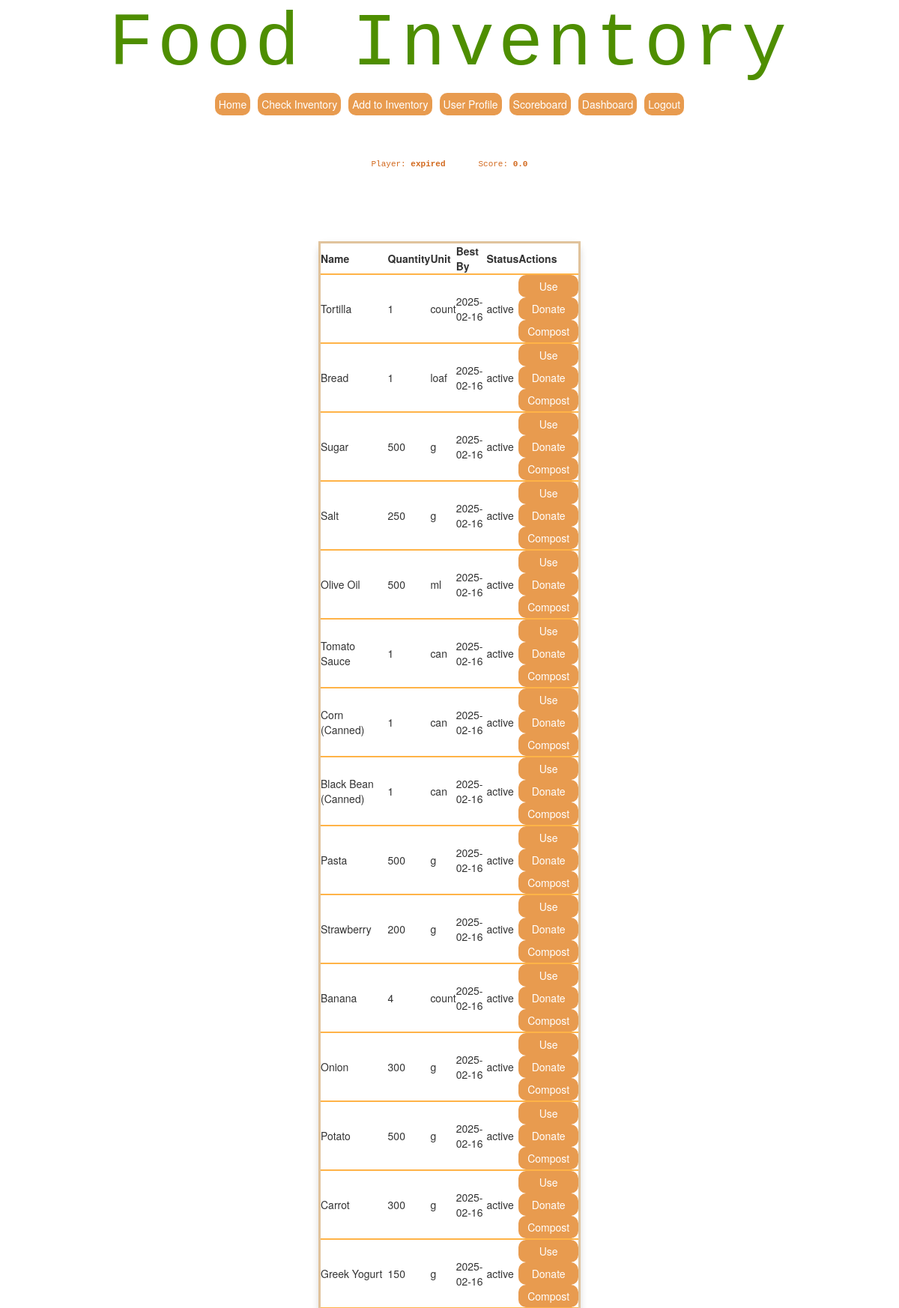
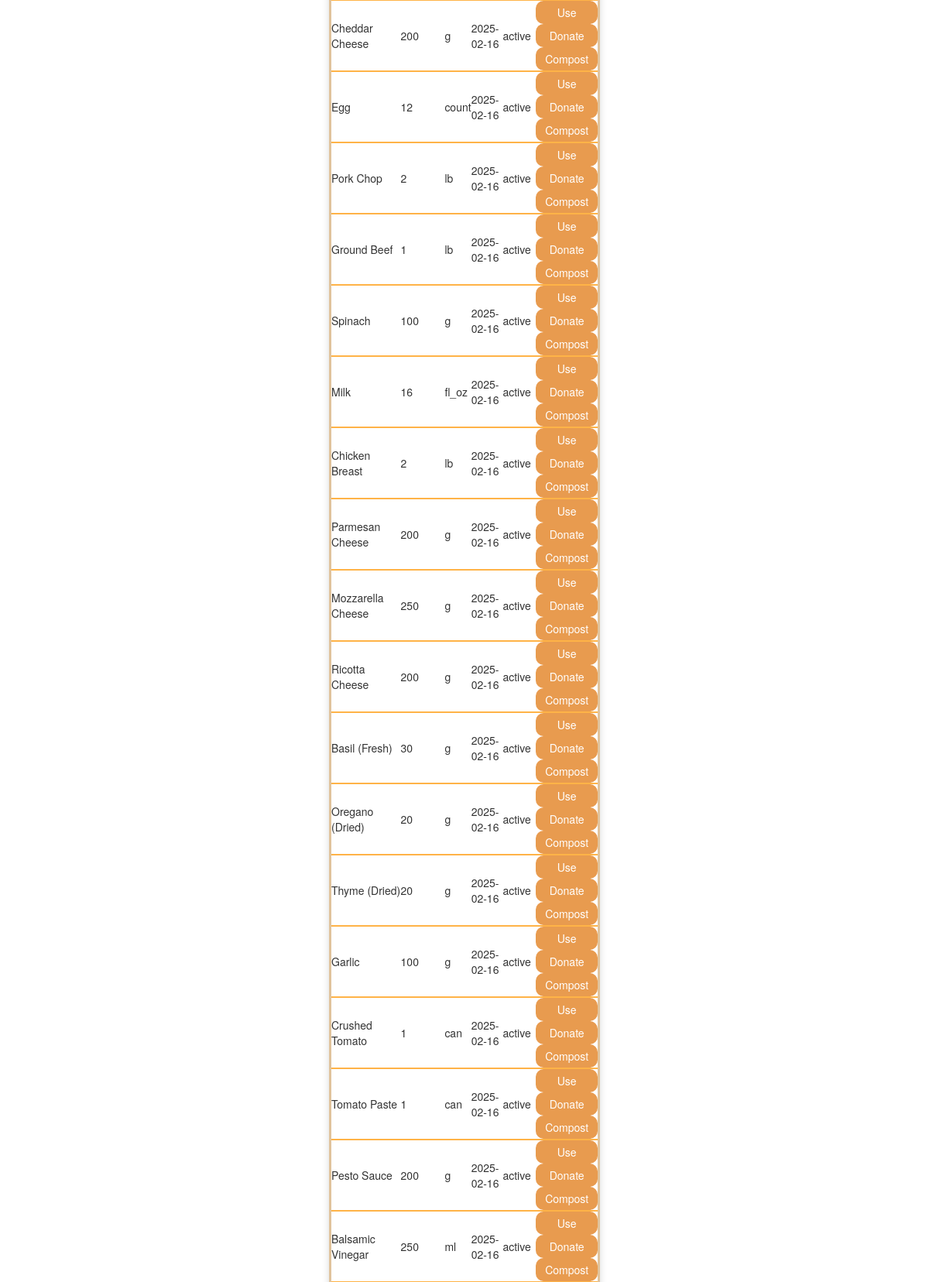
/inventory (signed in, upper part), run on the app's committed database (2 pictures, top to bottom).
### tables this page shows
CREATE TABLE players (
    id INTEGER PRIMARY KEY AUTOINCREMENT,
    name TEXT NOT NULL,
    username TEXT NOT NULL UNIQUE,
    password_hash TEXT NOT NULL,
    profile_picture TEXT,
    food_allergies TEXT "", 
    dietary_needs TEXT "",
    score REAL NOT NULL DEFAULT 0
);

CREATE TABLE inventory (
    id INTEGER PRIMARY KEY AUTOINCREMENT,
    player_id INTEGER NOT NULL,
    name TEXT NOT NULL,
    category TEXT NOT NULL,
    quantity INTEGER NOT NULL,
    unit TEXT NOT NULL,
    measurement_type TEXT NOT NULL,
    quantity_grams REAL,
    quantity_ml REAL,
    purchase_date TEXT,
    best_by TEXT NOT NULL,
    raw_meat BOOLEAN DEFAULT 0,
    perishable BOOLEAN DEFAULT 1,
    opened BOOLEAN DEFAULT 0,
    donation_allowed BOOLEAN DEFAULT 1,
    decomposition_flag BOOLEAN DEFAULT 0,
    price REAL NOT NULL,
    status TEXT NOT NULL DEFAULT 'active',
    FOREIGN KEY (player_id) REFERENCES players(id)
);

### src/app.py (the view, shortened to what this page needs)
@app.route("/inventory",methods=["GET", "POST"])
@login_required
def inventory_page():
    from openrouterllm import Ai_Chat   #importing everything from openrouterllm
    from validator import recipe_validator #importing everything from openrouterllm
    player_id = session["player_id"]
    db = get_db()
    current_player = db.execute(
        "SELECT * FROM players WHERE id = ?", (player_id,)
    ).fetchone()
    items = db.execute(
        "SELECT * FROM inventory WHERE player_id = ? ORDER BY best_by ASC",
        (player_id,)
    ).fetchall()
    Response = None    #So errors dont occur
    db.close()
    return render_template(
        "InventoryPage.html",
        items=items,
        current_player=current_player,
        Response=Response
    )

### src/app.py (called while the page is built)
def get_db():
    conn = sqlite3.connect("src/instance/inventory.db")
    conn.row_factory = sqlite3.Row
    return conn

def login_required(f):
    from functools import wraps
    @wraps(f)
    def wrapper(*args, **kwargs):
        if "player_id" not in session:
            return redirect("/login")
        return f(*args, **kwargs)
    return wrapper

### src/templates/InventoryPage.html (shortened to what this page needs)
{% extends '0-MainPageSetup.html' %}
{% block head %}
<link rel="stylesheet" href="{{ url_for('static', filename='css/homestyle.css') }}">
{% endblock %}
{% block body %}
<div class="welcome1">
    <h1>Food Inventory</h1>
    {% include 'Menu.html' %}
</div>
<div class="body">
    <center>
        <p class="text">Player: <strong>{{ current_player.name }}</strong></p>
        <p class="text">Score: <strong>{{ current_player.score  }}</strong></p>
    </center>
</div>
<div class="body">
    <div class="table-container">
        <table class="kawaii-table" id="inventoryTable">
            <thead>
                <tr>
                    <th>Name</th>
                    <th>Quantity</th>
                    <th>Unit</th>
                    <th>Best By</th>
                    <th>Status</th>
                    <th>Actions</th>
                </tr>
            </thead>
            <tbody>
                {% for item in items %}
                <tr>
                    <td data-label="Name:">{{ item.name }}</td>
                    <td data-label="Quantity:">{{ item.quantity }}</td>
                    <td data-label="Unit:">{{ item.unit }}</td>
                    <td data-label="Best By Date:">{{ item.best_by }}</td>
                    <td data-label="Status:">{{ item.status }}</td>
                    <td>
                        {% if item.status == 'active' %}
                            <form action="{{ url_for('use_item', item_id=item.id, player_id=current_player.id) }}" method="POST" style="display:inline;">
                                <button type="submit" class="kawaii-lil-btn">Use</button>
                            </form>
                            <form action="{{ url_for('donate_item', item_id=item.id, player_id=current_player.id) }}" method="POST" style="display:inline;">
                                <button type="submit" class="kawaii-lil-btn">Donate</button>
                            </form>
                            <form action="{{ url_for('compost_item', item_id=item.id, player_id=current_player.id) }}" method="POST" style="display:inline;">
                                <button type="submit" class="kawaii-lil-btn">Compost</button>
                            </form>
                        {% endif %}
                    </td>
                </tr>
                {% endfor %}
            </tbody>
        </table>
    </div>
    <br /><br />
</div>
{% endblock %}

### src/templates/0-MainPageSetup.html (shortened to what this page needs)
<!DOCTYPE html>
<html>
<head>
    <link rel ="stylesheet" href="{{url_for('static',filename='css/mainstyle.css') }}">
    <link rel="stylesheet" href="https://maxcdn.bootstrapcdn.com/bootstrap/3.4.0/css/bootstrap.min.css">
    {%block head%}{%endblock%}
</head>
<body>
    {%block body%}
    {%endblock%}
</body>
</html>

### src/templates/Menu.html
<div class="kuwaii_menu_row">
    <a href="{{ url_for('home_page') }}" class="text">
        <button type="submit" class="kawaii-lil-btn" width="25px">Home</button>
    </a>
    <a href="{{ url_for('inventory_page') }}" class="text">
        <button type="submit" class="kawaii-lil-btn" width="25px">Check Inventory</button>
    </a>
    <a href="{{ url_for('add_item_page') }}" class="text">
        <button type="submit" class="kawaii-lil-btn">Add to Inventory</button>
    </a>
    <a href="{{ url_for('userprofile') }}" class="text">
        <button type="submit" class="kawaii-lil-btn">User Profile</button>
    </a>
    <a href="{{ url_for('scoreboard') }}" class="text">
        <button class="kawaii-lil-btn">Scoreboard</button>
    </a>
    <a href="{{ url_for('dashboard') }}" class="text">
        <button type="submit" class="kawaii-lil-btn">Dashboard</button>
    </a>
    <a href="{{ url_for('logout') }}" class="text">
        <button type="submit" class="kawaii-lil-btn">Logout</button>
    </a>
</div>

### src/static/css/mainstyle.css (style rules this page uses)
* { margin: 0; padding: 0; box-sizing: border-box; }
body { font-family: 'Andale Mono', 'Courier New', monospace; }
.body { width: 100%; max-width: 600px; margin: 0 auto; padding: 16px; }
.body .text { font-family: 'Andale Mono', 'Courier New', monospace; display: inline-block; text-align: center; padding: 12px 20px; margin: 10px auto; color: chocolate; font-size: 1.1rem; }

### src/static/css/homestyle.css (style rules this page uses)
* { margin: 0; padding: 0; box-sizing: border-box; }
.body { width: 100%; max-width: 80%; margin: 0 auto; padding: 16px; }
.table-container { width: 100%; max-width: 1430px; margin: 0 auto; display: flex; justify-content: center; overflow-x: auto; padding-bottom: 10px; }
.kuwaii_menu_row { display: flex; gap: 10px; justify-content: center; }
.welcome1 { text-align: center; margin-bottom: 20px; }
.welcome1 h1 { display: inline-block; font-size: clamp(100px, 10vw, 80px); color: #4e8e00; font-family: 'Andale Mono', 'Courier New', monospace; overflow: hidden; white-space: normal; margin: 5px ; letter-spacing: 0.05em; animation: typing 3.5s steps(23, end),blink-caret 1s step-end infinite; }
.body .text { font-family: 'Andale Mono', 'Courier New', monospace; display: inline-block; text-align: center; padding: 12px 20px; margin: 10px auto; color: chocolate; font-size: 1.1rem; }
.kawaii-table { width: 350px; margin: 40px auto; padding: 25px; background: ##e89b4f; border: 3px solid #e0c39c; border-radius: 12px; box-shadow: 0 4px 10px rgba(0,0,0,0.15); }
.kawaii-table tr { border-bottom: 2px solid #ffb347; }
.kawaii-lil-btn { width: 100%; padding:5px; background-color: #e89b4f; border: none; border-radius: 10px; color: white; font-size: 14px; cursor: pointer; transition: 0.2s; }
body { padding-bottom: 60px; }

### data on the page
players: name "expired", score "0.0"
inventory: name "Tortilla", quantity "1", unit "count", best_by "2025-02-16", status "active"
inventory: name "Bread", quantity "1", unit "loaf", best_by "2025-02-16", status "active"
inventory: name "Sugar", quantity "500", unit "g", best_by "2025-02-16", status "active"
inventory: name "Salt", quantity "250", unit "g", best_by "2025-02-16", status "active"
inventory: name "Olive Oil", quantity "500", unit "ml", best_by "2025-02-16", status "active"
inventory: name "Tomato Sauce", quantity "1", unit "can", best_by "2025-02-16", status "active"
inventory: name "Corn (Canned)", quantity "1", unit "can", best_by "2025-02-16", status "active"
inventory: name "Black Bean (Canned)", quantity "1", unit "can", best_by "2025-02-16", status "active"
inventory: name "Pasta", quantity "500", unit "g", best_by "2025-02-16", status "active"
inventory: name "Strawberry", quantity "200", unit "g", best_by "2025-02-16", status "active"
inventory: name "Banana", quantity "4", unit "count", best_by "2025-02-16", status "active"
inventory: name "Onion", quantity "300", unit "g", best_by "2025-02-16", status "active"
inventory: name "Potato", quantity "500", unit "g", best_by "2025-02-16", status "active"
inventory: name "Carrot", quantity "300", unit "g", best_by "2025-02-16", status "active"
inventory: name "Greek Yogurt", quantity "150", unit "g", best_by "2025-02-16", status "active"
inventory: name "Cheddar Cheese", quantity "200", unit "g", best_by "2025-02-16", status "active"
inventory: name "Egg", quantity "12", unit "count", best_by "2025-02-16", status "active"
inventory: name "Pork Chop", quantity "2", unit "lb", best_by "2025-02-16", status "active"
inventory: name "Ground Beef", quantity "1", unit "lb", best_by "2025-02-16", status "active"
inventory: name "Spinach", quantity "100", unit "g", best_by "2025-02-16", status "active"
inventory: name "Milk", quantity "16", unit "fl_oz", best_by "2025-02-16", status "active"
inventory: name "Chicken Breast", quantity "2", unit "lb", best_by "2025-02-16", status "active"
inventory: name "Parmesan Cheese", quantity "200", unit "g", best_by "2025-02-16", status "active"
inventory: name "Mozzarella Cheese", quantity "250", unit "g", best_by "2025-02-16", status "active"
inventory: name "Ricotta Cheese", quantity "200", unit "g", best_by "2025-02-16", status "active"
inventory: name "Basil (Fresh)", quantity "30", unit "g", best_by "2025-02-16", status "active"
inventory: name "Oregano (Dried)", quantity "20", unit "g", best_by "2025-02-16", status "active"
inventory: name "Thyme (Dried)", quantity "20", unit "g", best_by "2025-02-16", status "active"
inventory: name "Garlic", quantity "100", unit "g", best_by "2025-02-16", status "active"
inventory: name "Crushed Tomato", quantity "1", unit "can", best_by "2025-02-16", status "active"
inventory: name "Tomato Paste", quantity "1", unit "can", best_by "2025-02-16", status "active"
inventory: name "Pesto Sauce", quantity "200", unit "g", best_by "2025-02-16", status "active"
inventory: name "Balsamic Vinegar", quantity "250", unit "ml", best_by "2025-02-16", status "active"
